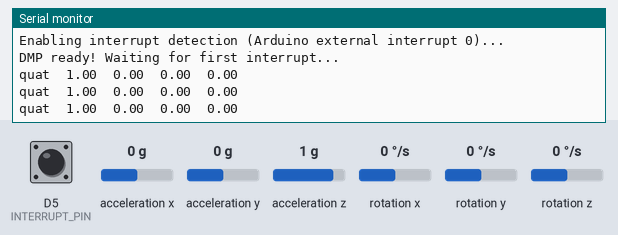
This sketch was run on a simulated ESP8266 (NodeMCU). Shown: the last lines printed to the serial monitor. The inputs (shaded band) are chosen by the test bench; at power-on: acceleration x 0 g, acceleration y 0 g, acceleration z 1 g, rotation z 0 °/s, D5 (INTERRUPT_PIN) LOW, rotation x 0 °/s, rotation y 0 °/s. WiFi joins after 1.5 s; servers stay silent unless stated; uploads are accepted with an empty reply; the sensor or clock chip raises its interrupt line as the real part does.

Above: at 3.2 s.
3.3 s: acceleration x set to -1.4 g
At 3.69 s:
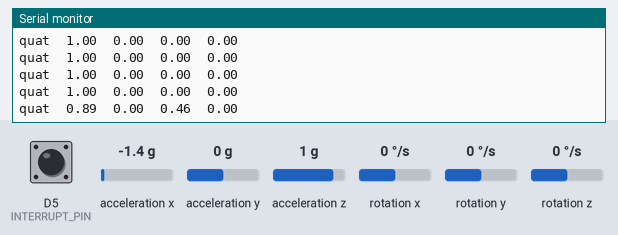
4.8 s: acceleration y set to -1.4 g
At 5.03 s:
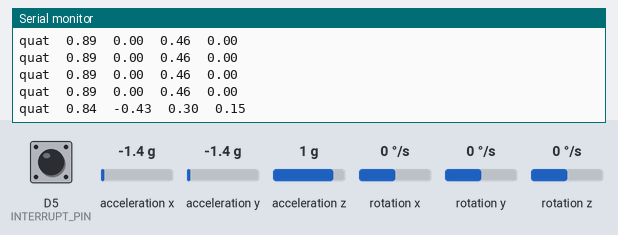
6.3 s: acceleration z set to -1.4 g
At 6.37 s:
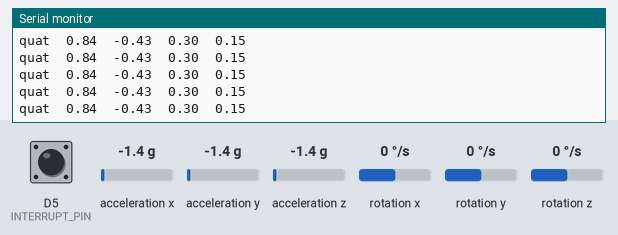
7.8 s: rotation z set to -192 °/s
At 7.97 s:
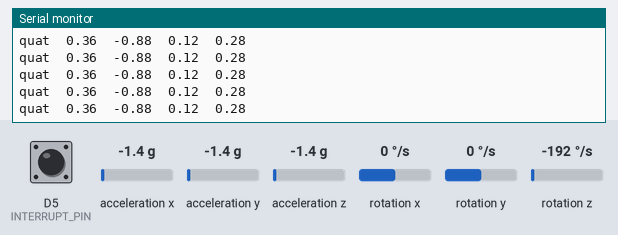
Timing chart, 0 to 10.3 s (numbered marks = the images above; inputs shaded):
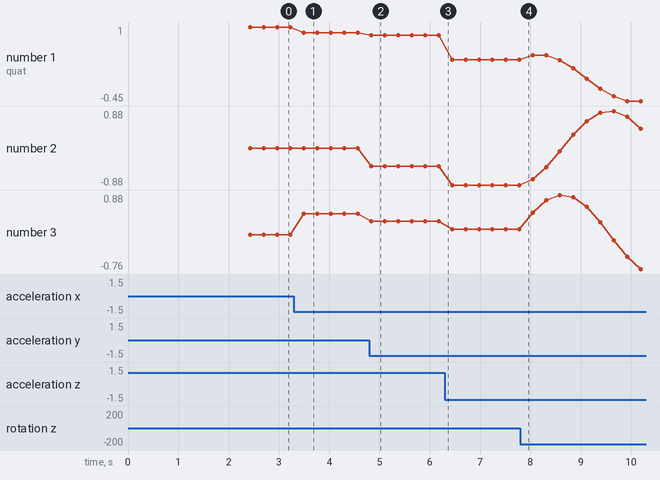

The sketch:

MPU6050_demo5.ino
```cpp
#include <ESP8266HTTPClient.h>
#include <ESP8266WiFi.h>
#include <I2Cdev.h>
// I2Cdev and MPU6050 must be installed as libraries, or else the .cpp/.h files
// for both classes must be in the include path of your project
#include <ArduinoJson.h>  // biblioteca JSON para sistemas embarcados
#include "MPU6050_6Axis_MotionApps20.h"
//#include "MPU6050.h" // not necessary if using MotionApps include file

// Arduino Wire library is required if I2Cdev I2CDEV_ARDUINO_WIRE implementation
// is used in I2Cdev.h
#if I2CDEV_IMPLEMENTATION == I2CDEV_ARDUINO_WIRE
    #include "Wire.h"
#endif

MPU6050 mpu;


// uncomment "OUTPUT_READABLE_QUATERNION" if you want to see the actual
// quaternion components in a [w, x, y, z] format (not best for parsing
// on a remote host such as Processing or something though)
#define OUTPUT_READABLE_QUATERNION

#define INTERRUPT_PIN D5  // use pin 2 on Arduino Uno & most boards
bool blinkState = false;

// MPU control/status vars
bool dmpReady = false;  // set true if DMP init was successful
uint8_t mpuIntStatus;   // holds actual interrupt status byte from MPU
uint8_t devStatus;      // return status after each device operation (0 = success, !0 = error)
uint16_t packetSize;    // expected DMP packet size (default is 42 bytes)
uint16_t fifoCount;     // count of all bytes currently in FIFO
uint8_t fifoBuffer[64]; // FIFO storage buffer

String x ;
String y ;
String z ;

// orientation/motion vars
Quaternion q;           // [w, x, y, z]         quaternion container

const char* rpiHost = "120.105.129.111";   // server
//define WIFI SSID & PASSWORDS
const char* ssid = "TOTOLINK N500RD";
const char* passwords = "";
char JSONmessageBuffer[300];
volatile bool mpuInterrupt = false;     // indicates whether MPU interrupt pin has gone high
void dmpDataReady() {
    mpuInterrupt = true;
}
WiFiClient client;
StaticJsonBuffer<300> jsonBuffer;
JsonObject& Quaternion = jsonBuffer.createObject();


void setup() {
    // initialize serial communication
    // (115200 chosen because it is required for Teapot Demo output, but it's
    // really up to you depending on your project)
    Serial.begin(115200);
    while (!Serial); // wait for Leonardo enumeration, others continue immediately

    // Connect to wifi
    WiFi.begin("TOTOLINK N500RD","79461382");
    Serial.println("");
    while(WiFi.status() != WL_CONNECTED){
      delay(100);
      Serial.print(".");
      }
      Serial.println("");
      Serial.println("WiFi Connected!!");
    // join I2C bus (I2Cdev library doesn't do this automatically)
    #if I2CDEV_IMPLEMENTATION == I2CDEV_ARDUINO_WIRE
        Wire.begin(D2,D1);
        Wire.setClock(400000); // 400kHz I2C clock. Comment this line if having compilation difficulties
    #elif I2CDEV_IMPLEMENTATION == I2CDEV_BUILTIN_FASTWIRE
        Fastwire::setup(400, true);
    #endif

    // NOTE: 8MHz or slower host processors, like the Teensy @ 3.3v or Ardunio
    // Pro Mini running at 3.3v, cannot handle this baud rate reliably due to
    // the baud timing being too misaligned with processor ticks. You must use
    // 38400 or slower in these cases, or use some kind of external separate
    // crystal solution for the UART timer.

    // initialize device
    Serial.println(F("Initializing I2C devices..."));
    mpu.initialize();
    pinMode(INTERRUPT_PIN, INPUT);

    // verify connection
    Serial.println(F("Testing device connections..."));
    Serial.println(mpu.testConnection() ? F("MPU6050 connection successful") : F("MPU6050 connection failed"));

    // wait for ready
    Serial.println(F("\nSend any character to begin DMP programming and demo: "));
    /*while (Serial.available() && Serial.read()); // empty buffer
    while (!Serial.available());                 // wait for data
    while (Serial.available() && Serial.read()); // empty buffer again
    */
    // load and configure the DMP
    Serial.println(F("Initializing DMP..."));
    devStatus = mpu.dmpInitialize();

    // supply your own gyro offsets here, scaled for min sensitivity
    mpu.setXGyroOffset(220);
    mpu.setYGyroOffset(76);
    mpu.setZGyroOffset(-85);
    mpu.setZAccelOffset(1788); // 1688 factory default for my test chip

    // make sure it worked (returns 0 if so)
    if (devStatus == 0) {
        // turn on the DMP, now that it's ready
        Serial.println(F("Enabling DMP..."));
        mpu.setDMPEnabled(true);

        // enable Arduino interrupt detection
        Serial.println(F("Enabling interrupt detection (Arduino external interrupt 0)..."));
        attachInterrupt(digitalPinToInterrupt(INTERRUPT_PIN), dmpDataReady, RISING);
        mpuIntStatus = mpu.getIntStatus();

        // set our DMP Ready flag so the main loop() function knows it's okay to use it
        Serial.println(F("DMP ready! Waiting for first interrupt..."));
        dmpReady = true;

        // get expected DMP packet size for later comparison
        packetSize = mpu.dmpGetFIFOPacketSize();
    }
    else {
        // ERROR!
        // 1 = initial memory load failed
        // 2 = DMP configuration updates failed
        // (if it's going to break, usually the code will be 1)
        Serial.print(F("DMP Initialization failed (code "));
        Serial.print(devStatus);
        Serial.println(F(")"));
    }
}

void loop() {
    // if programming failed, don't try to do anything
    if (!dmpReady) return;

    // wait for MPU interrupt or extra packet(s) available
    while (!mpuInterrupt && fifoCount < packetSize) {
        // other program behavior stuff here
        // .
        // .
        // .
        // if you are really paranoid you can frequently test in between other
        // stuff to see if mpuInterrupt is true, and if so, "break;" from the
        // while() loop to immediately process the MPU data
        // .
        // .
        // .
    }

    // reset interrupt flag and get INT_STATUS byte
    mpuInterrupt = false;
    mpuIntStatus = mpu.getIntStatus();

    // get current FIFO count
    fifoCount = mpu.getFIFOCount();

    // check for overflow (this should never happen unless our code is too inefficient)
    if ((mpuIntStatus & 0x10) || fifoCount == 1024) {
        // reset so we can continue cleanly
        Serial.print("FIFO Overflow!!!!\t");
        mpu.resetFIFO();

    // otherwise, check for DMP data ready interrupt (this should happen frequently)
    } else if (mpuIntStatus & 0x02) {
        // wait for correct available data length, should be a VERY short wait
        while (fifoCount < packetSize) fifoCount = mpu.getFIFOCount();

        // read a packet from FIFO
        mpu.getFIFOBytes(fifoBuffer, packetSize);

        // track FIFO count here in case there is > 1 packet available
        // (this lets us immediately read more without waiting for an interrupt)
        fifoCount -= packetSize;

        #ifdef OUTPUT_READABLE_QUATERNION
            // display quaternion values in easy matrix form: w x y z
            mpu.dmpGetQuaternion(&q, fifoBuffer);
            Serial.print("quat\t");
            Serial.print(q.w);
            Serial.print("\t");
            Serial.print(q.x);
            Serial.print("\t");
            Serial.print(q.y);
            Serial.print("\t");
            Serial.println(q.z);
            x = String(q.x);
            y = String(q.y);
            z = String(q.z);
            Quaternion["w"]=q.w;
            Quaternion["x"]=q.x;
            Quaternion["y"]=q.y;
            Quaternion["z"]=q.z;
            Quaternion.prettyPrintTo(JSONmessageBuffer, sizeof(JSONmessageBuffer));
            //Serial.println(JSONmessageBuffer);      // JSONmessageBuffer --> {"w":0,"x":0,"y":0,"z":0}

        #endif
        makePOST();

    }
}


void makePOST()
{
  String str(JSONmessageBuffer);
  //Serial.println(str);
  if (client.connect("120.105.129.111",80)) { // REPLACE WITH YOUR SERVER ADDRESS
    client.println("POST /QQ.php HTTP/1.1");
    client.println("Host: 120.105.129.111"); // SERVER ADDRESS HERE TOO
    client.println("Content-Type: application/x-www-form-urlencoded");
    client.print("Content-Length: ");
    str = "x="+x+"&y="+y+"&z="+z;
    client.println(str.length());
    client.println();
    client.print(str);
  }
  if(client.connected()){
    client.stop();
  }
}
```

Measured:
- after the input at 3.3 s, the serial monitor: prints a new line after 0.20 s (image 1)
- after the input at 4.8 s, the serial monitor: prints a new line at once (image 2)
- plotted number 1: 1 → 0.89 after the input at 3.3 s, 0.89 → 0.84 after the input at 4.8 s, 0.84 → 0.36 after the input at 6.3 s, 0.36 → -0.45 after the input at 7.8 s
- plotted number 2: 0 → -0.43 after the input at 4.8 s, -0.43 → -0.88 after the input at 6.3 s, -0.88 → 0.46 after the input at 7.8 s
- plotted number 3: 0 → 0.46 after the input at 3.3 s, 0.46 → 0.3 after the input at 4.8 s, 0.3 → 0.12 after the input at 6.3 s, 0.12 → -0.76 after the input at 7.8 s
